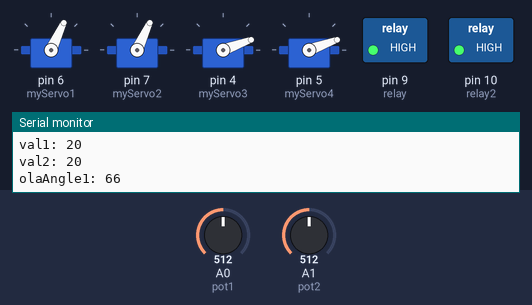
The sketch below on a simulated Arduino Uno, built with avr-gcc and run on an emulated ATmega328P. Shown: 4 × servo, switched loads named in the sketch (green lamp = pin HIGH), the last lines printed to the serial monitor. The test bench sets the inputs (shaded band); at power-on: A0 (pot1) = 512, A1 (pot2) = 512.

Above: at 1.2 s.
1.3 s: A0 (pot1) set to 306
4.3 s: A1 (pot2) set to 102
At 7.1 s:
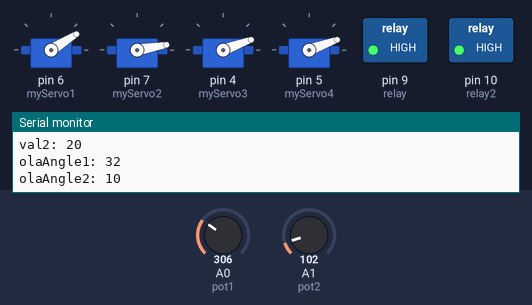
7.3 s: A1 (pot2) set to 85
At 8.6 s:
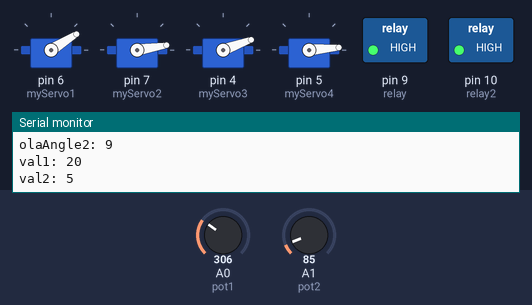
10.3 s: A0 (pot1) set to 122
At 11.6 s:
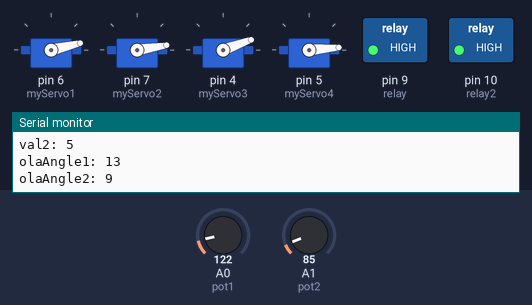
13.3 s: A0 (pot1) set to 96
At 14.0 s:
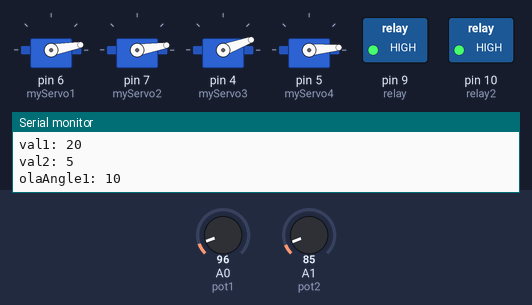
16.3 s: A0 (pot1) set to 87
At 19.6 s:
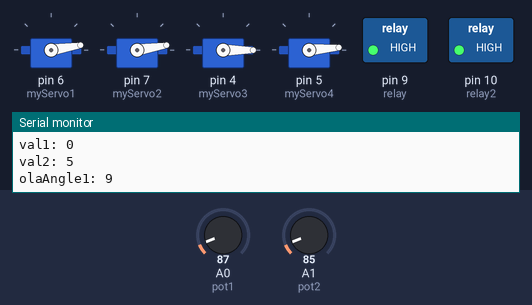
Timing chart, 0 to 20.3 s (numbered marks = the images above; inputs shaded):
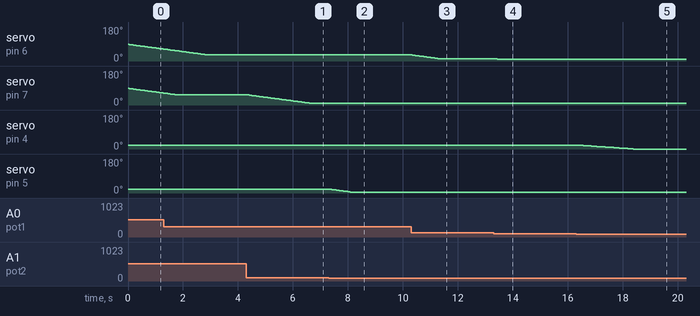

The sketch:

Valvole.ino
```cpp
/* Valvole con indicatore e sgancio da relay
 *  5 Luglio 2018
 *
 */

 #include <Servo.h>

Servo myServo1;
Servo myServo2;
Servo myServo3;
Servo myServo4;

int pot1= A0;
int pot2 = A1;
int potVal1;
int potVal2;
int relay = 9;
int relay2 = 10;

int angle1;
int oldAngle1 = 90;
int angle2;
int oldAngle2 = 90;
int angle3;
int oldAngle3 = 90;
int angle4;
int oldAngle4 = 90;

int counter = 0;

int val1 = 20;
int val2 = 20;

void setup() {
  pinMode(pot1, INPUT);
  pinMode(pot2, INPUT);
  pinMode(relay, OUTPUT);
  pinMode(relay2, OUTPUT);

  myServo1.attach(6);
  myServo2.attach(7);
  myServo3.attach(4);
  myServo4.attach(5);

  digitalWrite(relay, HIGH);
  digitalWrite(relay2, HIGH);
  Serial.begin(9600);
/*
  myServo1.write(90);
  myServo2.write(90);
  myServo3.write(90);
  myServo4.write(90);
  while (1);
*/
}

void loop() {
  potVal1 = analogRead(pot1);
  potVal2 = analogRead(pot2);

  angle1 = map(potVal1, 0, 1023, 0, 110);
  angle2 = map(potVal2, 0, 1023, 0, 110);

  //if(angle1>110){angle1=90;}

  if (angle1 < oldAngle1){
    oldAngle1 = oldAngle1 - 1;
  }

  if (angle2 < oldAngle2){
    oldAngle2 = oldAngle2 - 1;
  }

  if (angle1 > oldAngle1){
    oldAngle1 = oldAngle1 + 1;
  }

  if (angle2 > oldAngle2){
    oldAngle2 = oldAngle2 + 1;
  }

  myServo1.write(oldAngle1);
  myServo2.write(oldAngle2);
  myServo3.write(val1);
  myServo4.write(val2);

  if(oldAngle1 >108){
    val1 ++;
    delay(50);
    if (val1>110){val1 = 110;}
  }
  if(oldAngle1 < 10){
    val1 --;
    delay(50);
    if (val1 < 0){val1 = 0;}
  }

  if(oldAngle2 > 108){
    val2 ++;
    if (val2 > 110){val2 = 110;}
    delay(50);
  }

  if(oldAngle2 < 10){
    val2 --;
    if (val2 < 5){val2 = 5;}
    delay(50);
  }

  if ((oldAngle1 > 25 && oldAngle1 < 35) && (oldAngle2 > 50 && oldAngle2 < 68) && (val1 > 35 && val1 < 55) && (val2 > 40 && val2 < 55))
  {
    counter++;
    delay(20);
    Serial.println("GO");
  }
  else{counter = 0;}

  Serial.print("olaAngle1: ");
  Serial.println(oldAngle1);
  Serial.print("olaAngle2: ");
  Serial.println(oldAngle2);
  Serial.print("val1: ");
  Serial.println(val1);
  Serial.print("val2: ");
  Serial.println(val2);

  if (counter == 30){
    Serial.println("OK");
    digitalWrite(relay, LOW);
    delay(1000);
    for(int i = 0; i<10; i++){
        myServo1.write(23);
        myServo2.write(90);
        myServo3.write(25);
        myServo4.write(90);
        delay(2000);
        myServo1.write(90);
        myServo2.write(25);
        myServo3.write(90);
        myServo4.write(25);
    }
    digitalWrite(relay2, LOW);
    while(true);
  }
 //delay(15);
}
```

Measured:
- the behaviour switches between 93 and 92 on A1 (pot2) (found by bisection; images 1 and 2)
- the behaviour switches between 93 and 92 on A0 (pot1) (found by bisection; images 4 and 5)
- after the input at 4.3 s, servo on pin 7 (myServo2): moves from 55° to 10° over 2.3 s, starting at once
- after the input at 7.3 s, servo on pin 7 (myServo2): 10° → 9° at once; servo on pin 5 (myServo4): moves from 20° to 5° over 0.72 s, starting after 0.07 s
- after the input at 10.3 s, servo on pin 6 (myServo1): moves from 32° to 13° over 0.92 s, starting after 0.05 s
- after the input at 13.3 s, servo on pin 6 (myServo1): 13° → 10° at once
- after the input at 16.3 s, servo on pin 6 (myServo1): 10° → 9° after 0.05 s; servo on pin 4 (myServo3): moves from 20° to 0° over 1.9 s, starting after 0.15 s
